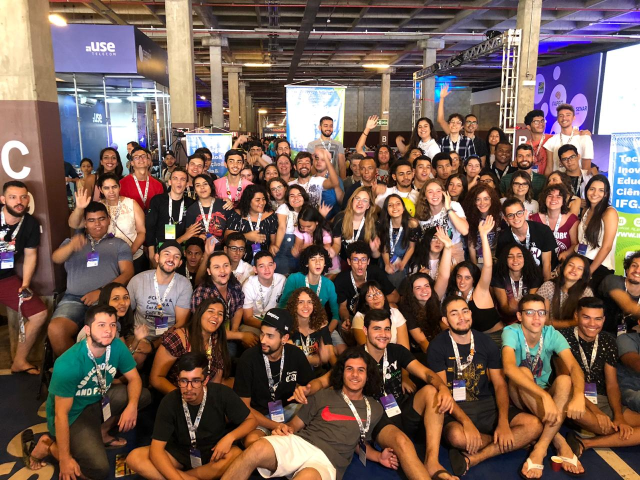
#> input picture imagens/im (1).jpg, 1280 x 960 px (shown at 1/2 size)
$ python vc_opencv.py
#> lines starting #> are read from the running program, lines starting #| are printed output that depends on the picture; after the words box and inside, x2 and y2 are one past the last pixel; in counts of white or black regions, pixels touching at a corner belong together
import cv2


def redimensiona(img):
     #função para redimensionando a imagem
    largura = img.shape[1]
    altura = img.shape[0]
    #calcula a proporção
    proporcao = float(altura/largura)
    #define uma nova largura em pixels
    largura_nova = 720
    altura_nova = int(largura_nova*proporcao)
    #define o novo tamanho
    novo_tamanho = (largura_nova,altura_nova)

    #redimensiona a imagem
    img_red = cv2.resize(img,novo_tamanho, interpolation=cv2.INTER_AREA)
    return img_red


def face_detect(imagem):

    #variável que armazena a cor da seleção
#> called with imagem = 'imagens/im (1).jpg'
    BLUE_COLOR = (255,0,0)

    #origem da imagem
    image_path = imagem
    #carrega o modelo
    modelo = 'haarcascade_frontalface_default.xml'
    #cria um classficador
    clf = cv2.CascadeClassifier(modelo)
    n_faces = 0

    #faz a leitura da imagem
    img = cv2.imread(image_path)
#> img is the input picture: shape (960, 1280, 3); mean B, G, R 83, 93.3, 117.6
    #converte para escala cinza
    gray = cv2.cvtColor(img, cv2.COLOR_BGR2GRAY)
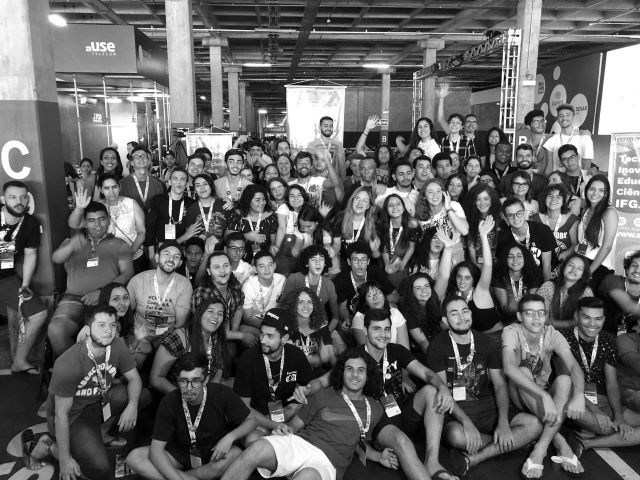
#> gray: shape (960, 1280) (shown at 1/2 size); min 0, max 255, mean 99.4

    #realiza a detecção das faces na imagem
    faces = clf.detectMultiScale(gray, 1.3, 3)
#> faces = 55 rows, first 6: [897, 234, 28, 28], [830, 241, 33, 33], [974, 262, 28, 28], [753, 295, 28, 28], [328, 308, 24, 24], [159, 322, 27, 27]

    #desenhamos um retângulo utilizando as coordenadas
    for (x, y, w, h) in faces:
        img = cv2.rectangle(img, (x,y), (x+w, y+h), (255, 255, 0),2)
        n_faces +=1
#> this loop made 55 passes
#> (x, y, w, h) on passes 1 to 12: (897, 234, 28, 28), (830, 241, 33, 33), (974, 262, 28, 28), (753, 295, 28, 28), (328, 308, 24, 24), (159, 322, 27, 27), (640, 239, 34, 34), (551, 284, 34, 34), (1031, 297, 37, 37), (201, 301, 38, 38), (624, 307, 34, 34), (1114, 302, 43, 43)
#> pass 3, in face_detect, `img = cv2.rectangle(img, (x,y), (x+w, y+h), (255, 255, 0),2)`:
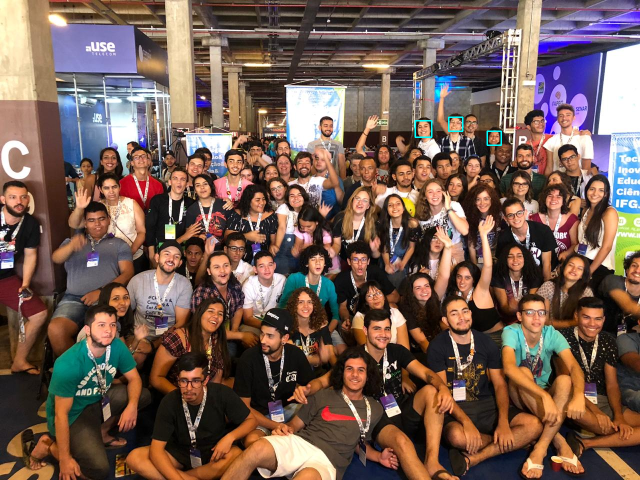
#> img: shape (960, 1280, 3) (shown at 1/2 size); mean B, G, R 83.2, 93.5, 117.5
#> after the loop:
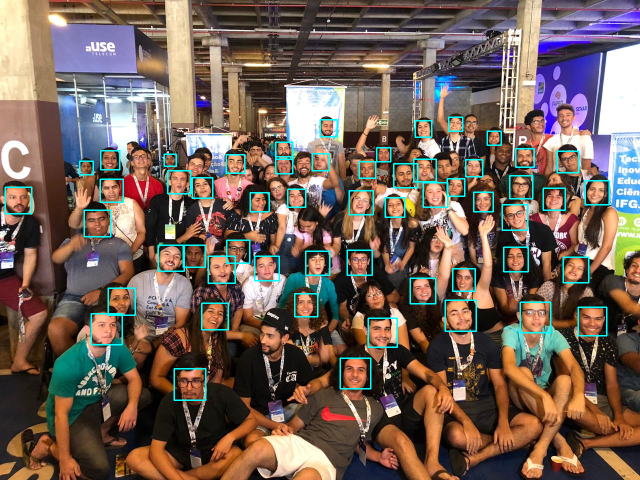
#> img: shape (960, 1280, 3) (shown at 1/2 size); 2.27% of pixels changed, all inside (x1, y1, x2, y2) = (9, 238, 1220, 802)
#> after the loop, n_faces = 55
    #define o tamanho da janela
    cv2.WINDOW_FULLSCREEN

    #Redimensionando a imagem
    img_red = redimensiona(img)
#> in redimensiona, `img_red = cv2.resize(img,novo_tamanho, interpolation=cv2.INTER_AREA)`:
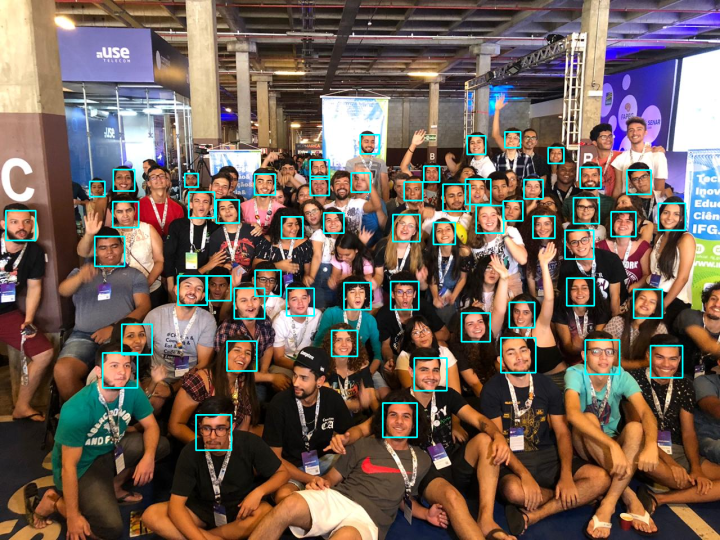
#> img_red: shape (540, 720, 3); mean B, G, R 87.7, 97.7, 115.3

    #Mostra um retângulo no canto superior esquerdo
    (b, g, r) = img_red[200, 200]
#> b = 132; g = 158; r = 234
    img_red[198:202, 198:202] = (0, 0, 255)
#> img_red: shape (540, 720, 3); under 0.01% of pixels changed, all inside (x1, y1, x2, y2) = (198, 198, 202, 202)
    img_red[10:80, 10:380] = (b, g, r)

    #Escrevendo na tela
    fonte = cv2.FONT_HERSHEY_SIMPLEX
    cv2.putText(img_red, str(n_faces) + 'faces', (5,56), fonte,2,BLUE_COLOR,2,cv2.LINE_AA)
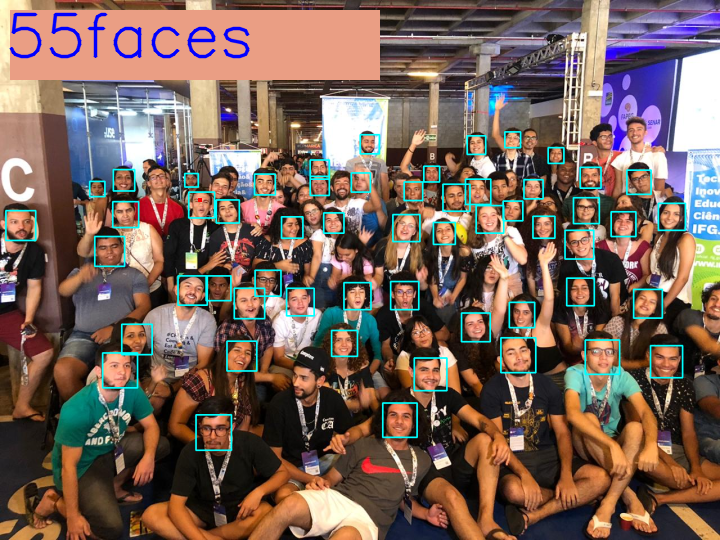
#> img_red: shape (540, 720, 3); mean B, G, R 89.8, 99.5, 120.7

    #Exibe a imagem já redimensionada
    cv2.imshow('Detecção de faces', img_red)
    cv2.waitKey(0)
    cv2.destroyAllWindows()


################################
################################
#Chamada da função principal
face_detect('imagens/im (1).jpg')

$ run again, with imagens/im (2).jpg copied over imagens/im (1).jpg
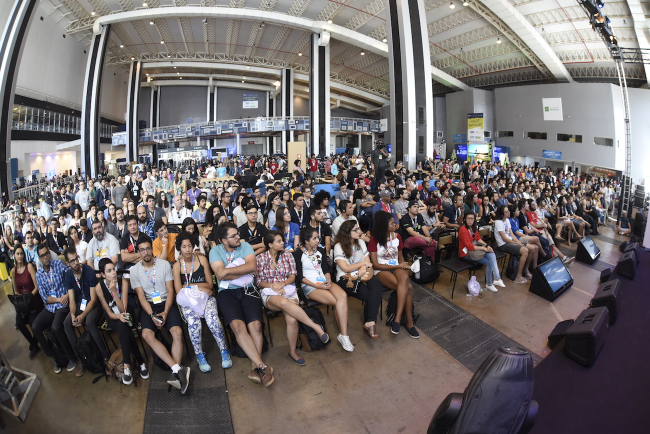
#> input picture imagens/im (2).jpg, 1300 x 868 px (shown at 1/2 size)
#> in face_detect, img is the input picture: shape (868, 1300, 3); mean B, G, R 105.2, 105.6, 112.4
#> faces = [[928, 428, 24, 24], [252, 439, 27, 27], [359, 481, 32, 32], [26, 498, 27, 27], [1117, 14, 67, 67]]
#> the loop in face_detect, `for (x, y, w, h) in faces:` made 5 passes
#> after the loop in face_detect, `for (x, y, w, h) in faces:`:
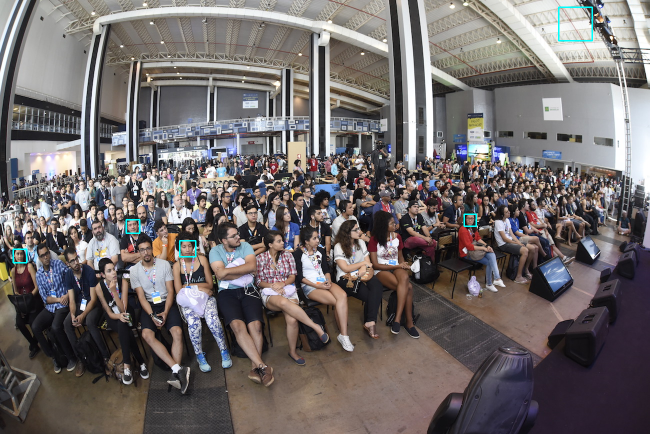
#> img: shape (868, 1300, 3) (shown at 1/2 size); mean B, G, R 105.4, 105.8, 112.1
#> after the loop in face_detect, `for (x, y, w, h) in faces:`: n_faces = 5
#> b = 99; g = 106; r = 93
#> in face_detect, `cv2.putText(img_red, str(n_faces) + 'faces', (5,56), fonte,2,BLUE_COLO..`:
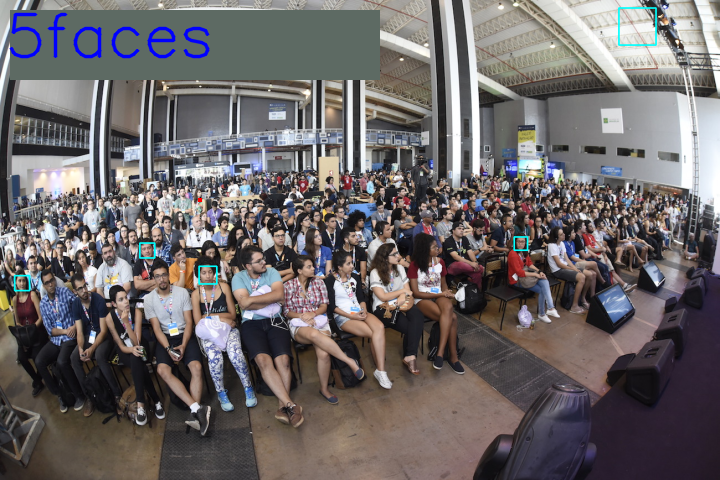
#> img_red: shape (480, 720, 3); mean B, G, R 103.7, 102.9, 108

$ run again, with imagens/im (3).jpg copied over imagens/im (1).jpg
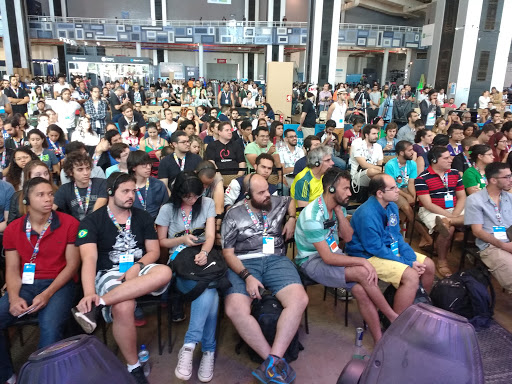
#> input picture imagens/im (3).jpg, 512 x 384 px
#> in face_detect, img is the input picture: shape (384, 512, 3); mean B, G, R 113.8, 108.8, 115.6
#> in face_detect, `gray = cv2.cvtColor(img, cv2.COLOR_BGR2GRAY)`:
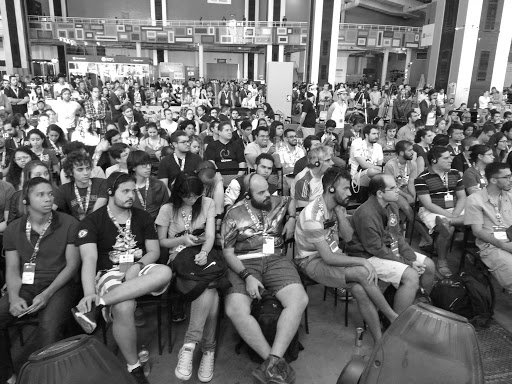
#> gray: shape (384, 512); min 0, max 255, mean 111.4
#> faces = ()
#> after the loop in face_detect, `for (x, y, w, h) in faces:`: n_faces = 0
#> b = 195; g = 231; r = 255
#> in face_detect, `cv2.putText(img_red, str(n_faces) + 'faces', (5,56), fonte,2,BLUE_COLO..`:
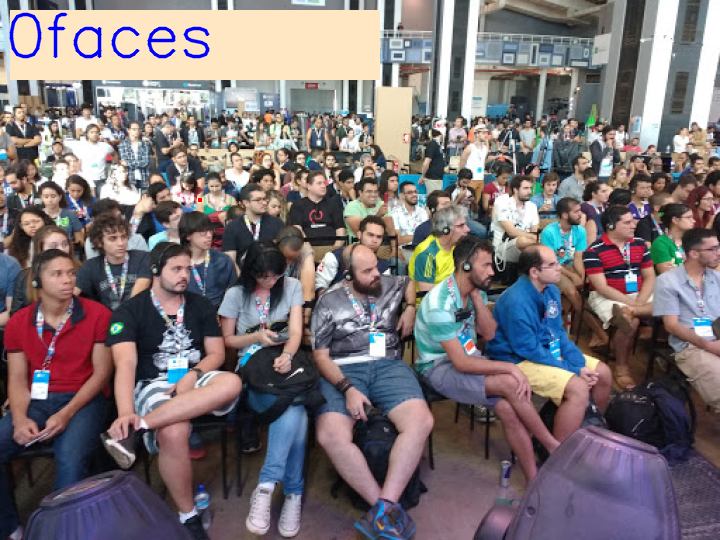
#> img_red: shape (540, 720, 3); mean B, G, R 117.1, 113.6, 122.4
